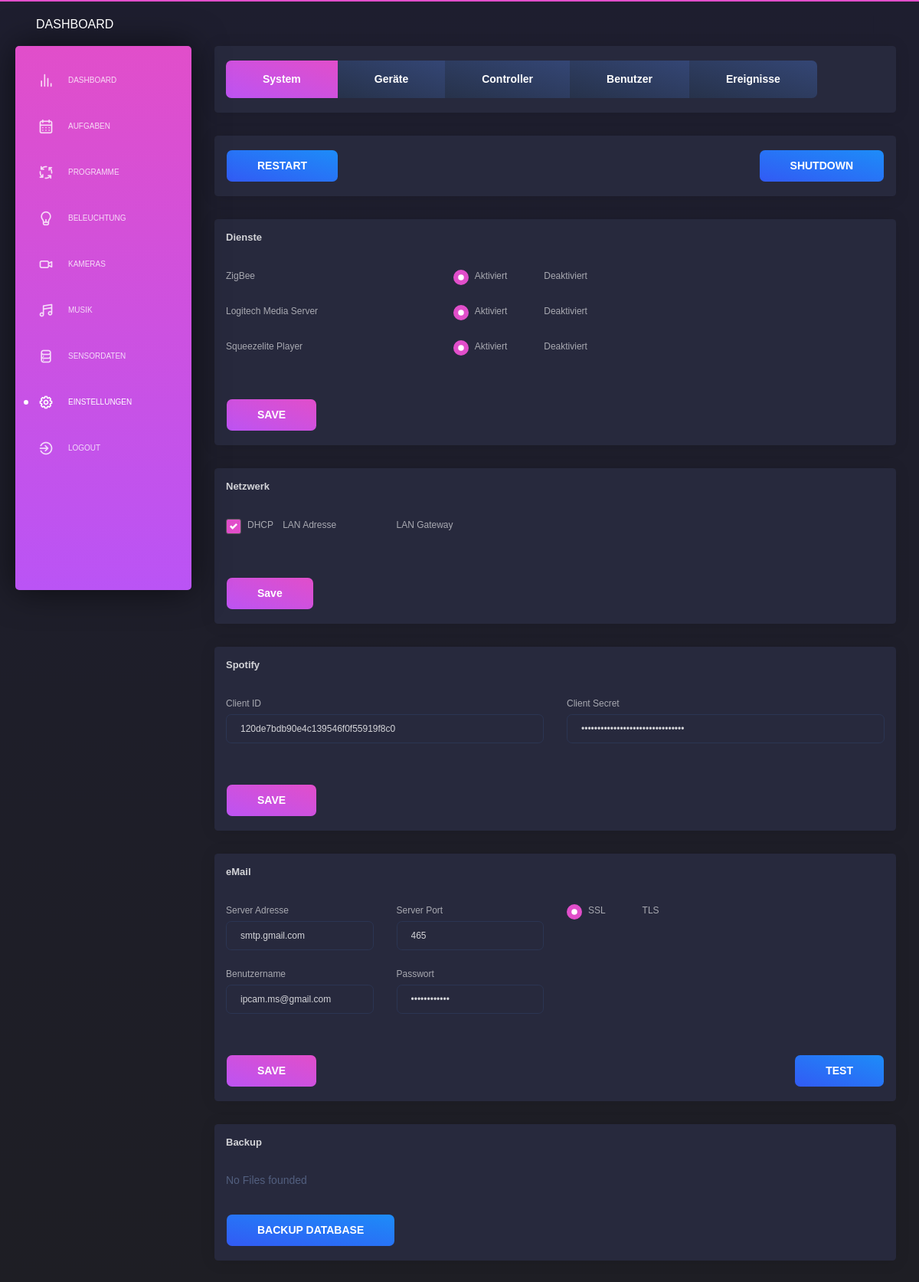
/settings/system (signed in), run on an earlier commit of the app's database.
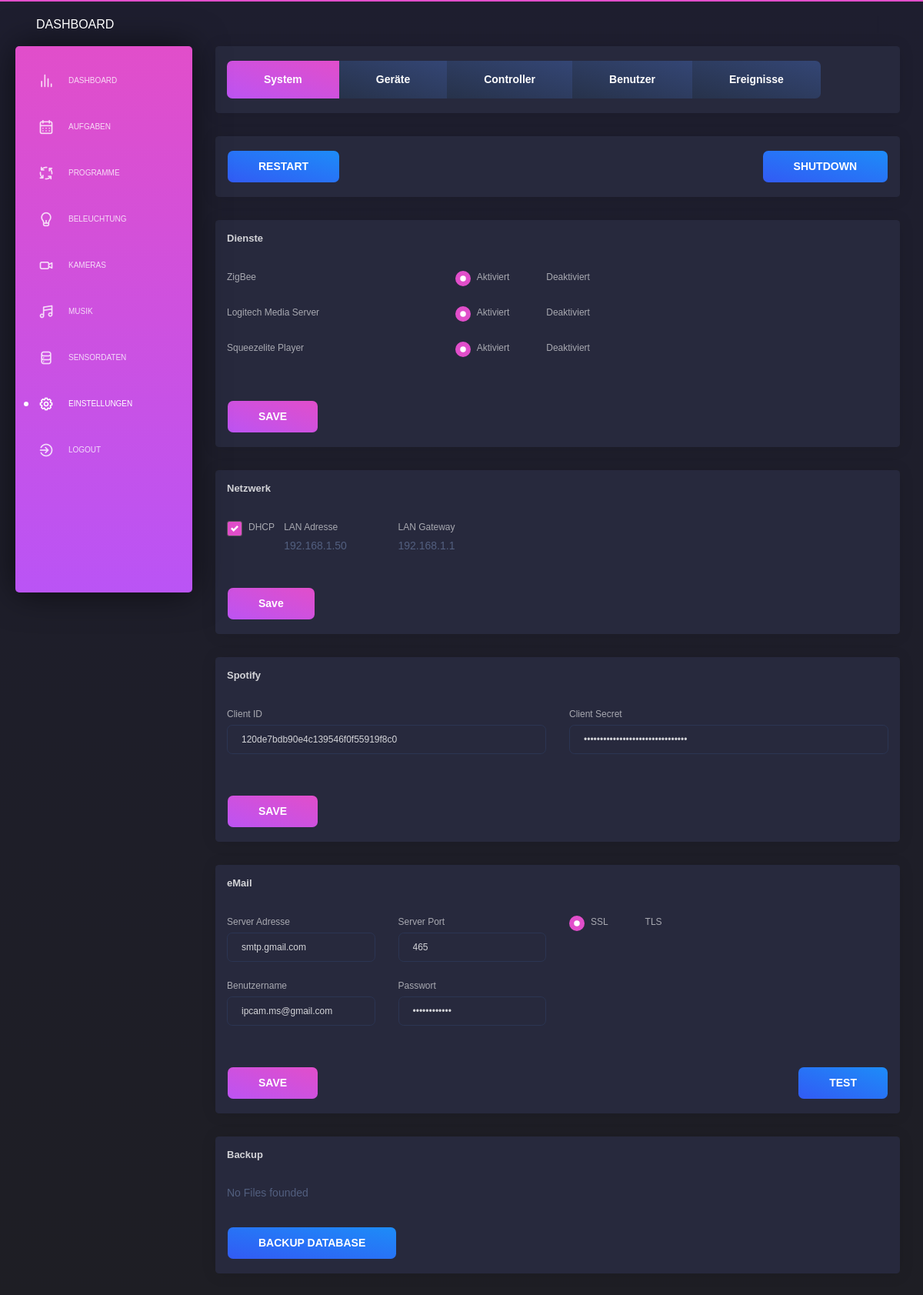
And on a later commit of the database.
### app/database/models.py (models this page shows)
class Host(db.Model):
    __tablename__ = 'host'
    id                = db.Column(db.Integer, primary_key=True, autoincrement = True)
    lan_dhcp          = db.Column(db.String(50), server_default=("True"))
    lan_ip_address    = db.Column(db.String(50))
    lan_gateway       = db.Column(db.String(50))

### app/sites/settings_system.py (the view, shortened to what this page needs)
@app.route('/settings/system', methods=['GET', 'POST'])
@login_required
@permission_required
def settings_system():
    success_message_change_settings_services = False
    error_message_change_settings_services   = []
    success_message_change_settings_network  = False
    error_message_change_settings_network    = []
    success_message_change_settings_spotify  = False
    error_message_change_settings_spotify    = []
    success_message_change_settings_email    = False
    error_message_change_settings_email      = []
    success_message_backup_database          = ""
    error_message_backup_database            = ""
    message_system              = ""
    message_ip_config_change    = False
    message_test_settings_email = ""
    lan_dhcp          = GET_HOST_NETWORK().lan_dhcp
    lan_ip_address    = GET_HOST_NETWORK().lan_ip_address
    lan_gateway       = GET_HOST_NETWORK().lan_gateway
    if session.get('restore_database_success', None) != None:
        success_message_backup_database = session.get('restore_database_success')
        session['restore_database_success'] = None
    if session.get('restore_database_error', None) != None:
        error_message_backup_database = session.get('restore_database_error')
        session['restore_database_error'] = None
    if session.get('delete_database_success', None) != None:
        success_message_backup_database = session.get('delete_database_success')
        session['delete_database_success'] = None
    if session.get('delete_database_error', None) != None:
        error_message_backup_database = session.get('delete_database_error')
        session['delete_database_error'] = None
    """ #################### """
    """  restart / shutdown  """
    """ #################### """
    if request.form.get("restart_system") != None:
        Thread = threading.Thread(target=HOST_REBOOT)
        Thread.start()
        message_system = "System wird in 10 Sekunden neugestartet"
    if request.form.get("shutdown_system") != None:
        Thread = threading.Thread(target=HOST_SHUTDOWN)
        Thread.start()
        message_system = "System wird in 10 Sekunden heruntergefahren"
    """ ################### """
    """  settings services  """
    """ ################### """
    """ ################# """
    """  settings network """
    """ ################# """
    """ ################## """
    """  settings spotify  """
    """ ################## """
    if request.form.get("update_settings_spotify") != None:
        client_id = request.form.get("set_client_id").strip()
        client_secret = request.form.get("set_client_secret").strip()
        if SET_SPOTIFY_SETTINGS(client_id, client_secret):
            success_message_change_settings_spotify = True
    """ ################ """
    """  settings email  """
    """ ################ """
    """ ################ """
    """  backup database """
    """ ################ """
    if request.form.get("backup_database") != None:
        result = BACKUP_DATABASE()
        if result:
            success_message_backup_database = "Backup || Erfolgreich erstellt"
        else:
            error_message_backup_database = "Backup || " + str(result)
    lan_dhcp          = GET_HOST_NETWORK().lan_dhcp
    lan_ip_address    = GET_HOST_NETWORK().lan_ip_address
    lan_gateway       = GET_HOST_NETWORK().lan_gateway
    system_services   = GET_SYSTEM_SERVICES()
    spotify_settings  = GET_SPOTIFY_SETTINGS()
    email_settings    = GET_EMAIL_SETTINGS()
    list_backup_files = GET_BACKUP_FILES()
    data = {'navigation': 'settings'}
    return render_template('layouts/default.html',
                            data=data,
                            content=render_template( 'pages/settings_system.html',
                                                    success_message_change_settings_services=success_message_change_settings_services,
                                                    error_message_change_settings_services=error_message_change_settings_services,
                                                    success_message_change_settings_network=success_message_change_settings_network,
                                                    error_message_change_settings_network=error_message_change_settings_network,
                                                    success_message_change_settings_spotify=success_message_change_settings_spotify,
                                                    error_message_change_settings_spotify=error_message_change_settings_spotify,
                                                    success_message_change_settings_email=success_message_change_settings_email,
                                                    error_message_change_settings_email=error_message_change_settings_email,
                                                    message_test_settings_email=message_test_settings_email,
                                                    error_message_backup_database=error_message_backup_database,
                                                    success_message_backup_database=success_message_backup_database,
                                                    message_system=message_system,
                                                    lan_dhcp=lan_dhcp,
                                                    lan_ip_address=lan_ip_address,
                                                    lan_gateway=lan_gateway,
                                                    system_services=system_services,
                                                    spotify_settings=spotify_settings,
                                                    email_settings=email_settings,
                                                    list_backup_files=list_backup_files,
                                                    )
                            )

### app/backend/file_management.py (called while the page is built)
def GET_BACKUP_FILES():
    file_list = []
    for files in os.walk(PATH + '/data/backup/'):
        file_list.append(files)
    if file_list == []:
        return "No Files founded"
    else:
        file_list = file_list[0][2]
        file_list = sorted(file_list, reverse=True)
        return file_list

### app/database/models.py (called while the page is built)
def GET_EMAIL_SETTINGS():
    return eMail.query.filter_by().first()

def GET_HOST_NETWORK():
    return Host.query.filter_by().first()

def GET_SPOTIFY_SETTINGS():
    return Spotify_Settings.query.filter_by().first()

def GET_SYSTEM_SERVICES():
    return System_Services.query.first()

def GET_USER_BY_ID(id):
    return User.query.get(int(id))

### app/sites/index.py (called while the page is built)
@login_manager.user_loader
def load_user(user_id):
    return GET_USER_BY_ID(user_id)

### app/templates/pages/settings_system.html (shortened to what the changed rows need)
      <div class="content">
        <div class="row">
          <div class="col-md-12">
            <div class="card">
              <form method="POST">
                <div class="card-body">
                  <div class="row">
                    <div class="col-md-12">
                      <div class="row justify-content-md-left">
                        <div class="col-sm-2">
                          <div class="form-group">
                            <label>LAN Adresse</label>
                            {% if lan_dhcp == "True" %}
                              <br>
                              {% if lan_ip_address != None %}{{ lan_ip_address }}{% endif %}
                            {% else %}
                              <input type="text" class="form-control" name="set_lan_ip_address" value="{% if lan_ip_address != None %}{{ lan_ip_address }}{% endif %}" />
                            {% endif %}
                          </div>
                        </div>
                        <div class="col-sm-2">
                          <div class="form-group">
                            <label>LAN Gateway</label>
                            {% if lan_dhcp == "True" %}
                              <br>
                              {% if lan_gateway != None %}{{ lan_gateway }}{% endif %}
                            {% else %}
                              <input type="text" class="form-control" name="set_lan_gateway" value="{% if lan_gateway != None %}{{ lan_gateway }}{% endif %}" />
                            {% endif %}
                          </div>
                        </div>
                      </div>
                    </div>
                  </div>
                </div>
              </form>
            </div>
          </div>
        </div>
      </div>

What changed in the data, as far as the page shows it:
now on this page (row edited): Host: lan_ip_address "192.168.1.50", lan_gateway "192.168.1.1"
